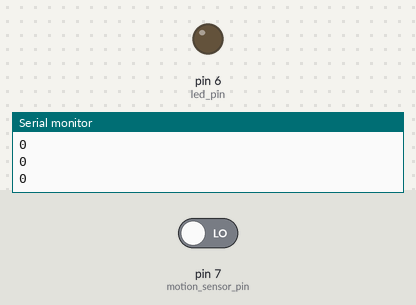
The sketch below on a simulated Arduino Nano, built with avr-gcc and run on an emulated ATmega328P. On the bench: output pins drawn as LEDs (lit = HIGH), the last lines printed to the serial monitor. The inputs (shaded band) are chosen by the test bench; at power-on: pin 7 (motion_sensor_pin) LOW.

Above: at 2.8 s.
2.9 s: pin 7 (motion_sensor_pin) driven HIGH
At 3.7 s:
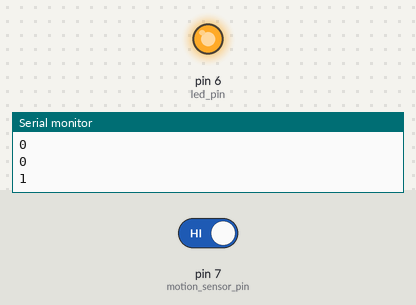
4.5 s: pin 7 (motion_sensor_pin) driven LOW
At 5.3 s:
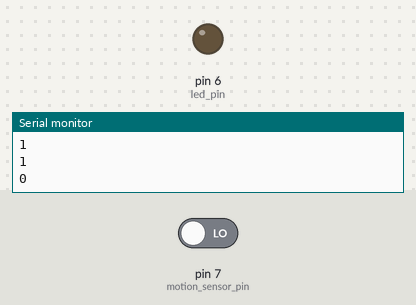
Timing chart, 0 to 7.5 s (numbered marks = the images above; inputs shaded):
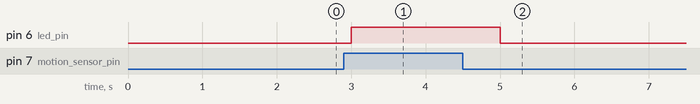

Measured:
- after the input at 2.9 s, pin 6 (led_pin): LOW → HIGH after 0.10 s
- after the input at 4.5 s, pin 6 (led_pin): HIGH → LOW after 0.50 s

The sketch:

motion_sensor.ino
```cpp
#include <Arduino.h>

int motion_sensor_pin = 7;
int led_pin = 6;
int pir_val;

void setup() {
  // put your setup code here, to run once:
  pinMode(motion_sensor_pin, INPUT);
  pinMode(led_pin, OUTPUT);
  digitalWrite(led_pin, LOW);
  Serial.begin(57600);

  Serial.println("Goodnight moon!");
}

void loop() {
  // put your main code here, to run repeatedly:
  pir_val = digitalRead(motion_sensor_pin);
  digitalWrite(led_pin, pir_val);
  Serial.println(pir_val);
  delay(1000);
}
```
